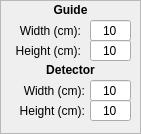
   <widget class="QFrame" name="guide_detector_frame">
    <property name="geometry">
     <rect>
      <x>760</x>
      <y>470</y>
      <width>141</width>
      <height>134</height>
     </rect>
    </property>
    <property name="sizePolicy">
     <sizepolicy hsizetype="Expanding" vsizetype="Expanding">
      <horstretch>0</horstretch>
      <verstretch>0</verstretch>
     </sizepolicy>
    </property>
    <property name="minimumSize">
     <size>
      <width>141</width>
      <height>134</height>
     </size>
    </property>
    <property name="frameShape">
     <enum>QFrame::StyledPanel</enum>
    </property>
    <property name="frameShadow">
     <enum>QFrame::Raised</enum>
    </property>
    <widget class="QLabel" name="guide_label">
     <property name="geometry">
      <rect>
       <x>0</x>
       <y>0</y>
       <width>141</width>
       <height>21</height>
      </rect>
     </property>
     <property name="minimumSize">
      <size>
       <width>141</width>
       <height>21</height>
      </size>
     </property>
     <property name="text">
      <string>&lt;html&gt;&lt;head/&gt;&lt;body&gt;&lt;p align=&quot;center&quot;&gt;&lt;span style=&quot; font-weight:600;&quot;&gt;Guide&lt;/span&gt;&lt;/p&gt;&lt;/body&gt;&lt;/html&gt;</string>
     </property>
     <property name="alignment">
      <set>Qt::AlignLeading|Qt::AlignLeft|Qt::AlignVCenter</set>
     </property>
    </widget>
    <widget class="QLabel" name="detector_label">
     <property name="geometry">
      <rect>
       <x>0</x>
       <y>60</y>
       <width>141</width>
       <height>21</height>
      </rect>
     </property>
     <property name="minimumSize">
      <size>
       <width>141</width>
       <height>21</height>
      </size>
     </property>
     <property name="text">
      <string>&lt;html&gt;&lt;head/&gt;&lt;body&gt;&lt;p&gt;&lt;span style=&quot; font-weight:600;&quot;&gt;Detector&lt;/span&gt;&lt;/p&gt;&lt;/body&gt;&lt;/html&gt;</string>
     </property>
     <property name="alignment">
      <set>Qt::AlignCenter</set>
     </property>
    </widget>
    <widget class="QLabel" name="guide_width_label">
     <property name="geometry">
      <rect>
       <x>0</x>
       <y>20</y>
       <width>81</width>
       <height>21</height>
      </rect>
     </property>
     <property name="sizePolicy">
      <sizepolicy hsizetype="Fixed" vsizetype="Fixed">
       <horstretch>0</horstretch>
       <verstretch>0</verstretch>
      </sizepolicy>
     </property>
     <property name="minimumSize">
      <size>
       <width>81</width>
       <height>21</height>
      </size>
     </property>
     <property name="text">
      <string>Width (cm):</string>
     </property>
     <property name="alignment">
      <set>Qt::AlignRight|Qt::AlignTrailing|Qt::AlignVCenter</set>
     </property>
    </widget>
    <widget class="QLabel" name="guide_height_label">
     <property name="geometry">
      <rect>
       <x>0</x>
       <y>40</y>
       <width>81</width>
       <height>21</height>
      </rect>
     </property>
     <property name="sizePolicy">
      <sizepolicy hsizetype="Fixed" vsizetype="Fixed">
       <horstretch>0</horstretch>
       <verstretch>0</verstretch>
      </sizepolicy>
     </property>
     <property name="minimumSize">
      <size>
       <width>81</width>
       <height>21</height>
      </size>
     </property>
     <property name="text">
      <string>Height (cm):</string>
     </property>
     <property name="alignment">
      <set>Qt::AlignRight|Qt::AlignTrailing|Qt::AlignVCenter</set>
     </property>
    </widget>
    <widget class="QLineEdit" name="guide_width_input">
     <property name="geometry">
      <rect>
       <x>90</x>
       <y>20</y>
       <width>41</width>
       <height>21</height>
      </rect>
     </property>
     <property name="sizePolicy">
      <sizepolicy hsizetype="Fixed" vsizetype="Fixed">
       <horstretch>0</horstretch>
       <verstretch>0</verstretch>
      </sizepolicy>
     </property>
     <property name="minimumSize">
      <size>
       <width>41</width>
       <height>21</height>
      </size>
     </property>
     <property name="maximumSize">
      <size>
       <width>41</width>
       <height>21</height>
      </size>
     </property>
     <property name="text">
      <string>10</string>
     </property>
     <property name="alignment">
      <set>Qt::AlignCenter</set>
     </property>
    </widget>
    <widget class="QLineEdit" name="guide_height_input">
     <property name="geometry">
      <rect>
       <x>90</x>
       <y>40</y>
       <width>41</width>
       <height>21</height>
      </rect>
     </property>
     <property name="sizePolicy">
      <sizepolicy hsizetype="Fixed" vsizetype="Fixed">
       <horstretch>0</horstretch>
       <verstretch>0</verstretch>
      </sizepolicy>
     </property>
     <property name="minimumSize">
      <size>
       <width>41</width>
       <height>21</height>
      </size>
     </property>
     <property name="maximumSize">
      <size>
       <width>41</width>
       <height>21</height>
      </size>
     </property>
     <property name="text">
      <string>10</string>
     </property>
     <property name="alignment">
      <set>Qt::AlignCenter</set>
     </property>
    </widget>
    <widget class="QLineEdit" name="detector_height_input">
     <property name="geometry">
      <rect>
       <x>90</x>
       <y>100</y>
       <width>41</width>
       <height>21</height>
      </rect>
     </property>
     <property name="sizePolicy">
      <sizepolicy hsizetype="Fixed" vsizetype="Fixed">
       <horstretch>0</horstretch>
       <verstretch>0</verstretch>
      </sizepolicy>
     </property>
     <property name="minimumSize">
      <size>
       <width>41</width>
       <height>21</height>
      </size>
     </property>
     <property name="maximumSize">
      <size>
       <width>41</width>
       <height>21</height>
      </size>
     </property>
     <property name="text">
      <string>10</string>
     </property>
     <property name="alignment">
      <set>Qt::AlignCenter</set>
     </property>
    </widget>
    <widget class="QLineEdit" name="detector_width_input">
     <property name="geometry">
      <rect>
       <x>90</x>
       <y>80</y>
       <width>41</width>
       <height>21</height>
      </rect>
     </property>
     <property name="sizePolicy">
      <sizepolicy hsizetype="Fixed" vsizetype="Fixed">
       <horstretch>0</horstretch>
       <verstretch>0</verstretch>
      </sizepolicy>
     </property>
     <property name="minimumSize">
      <size>
       <width>41</width>
       <height>21</height>
      </size>
     </property>
     <property name="maximumSize">
      <size>
       <width>41</width>
       <height>21</height>
      </size>
     </property>
     <property name="text">
      <string>10</string>
     </property>
     <property name="alignment">
      <set>Qt::AlignCenter</set>
     </property>
    </widget>
    <widget class="QLabel" name="detector_height_label">
     <property name="geometry">
      <rect>
       <x>4</x>
       <y>100</y>
       <width>81</width>
       <height>21</height>
      </rect>
     </property>
     <property name="sizePolicy">
      <sizepolicy hsizetype="Fixed" vsizetype="Fixed">
       <horstretch>0</horstretch>
       <verstretch>0</verstretch>
      </sizepolicy>
     </property>
     <property name="minimumSize">
      <size>
       <width>81</width>
       <height>21</height>
      </size>
     </property>
     <property name="text">
      <string>Height (cm):</string>
     </property>
     <property name="alignment">
      <set>Qt::AlignRight|Qt::AlignTrailing|Qt::AlignVCenter</set>
     </property>
    </widget>
    <widget class="QLabel" name="detector_width_label">
     <property name="geometry">
      <rect>
       <x>14</x>
       <y>80</y>
       <width>71</width>
       <height>21</height>
      </rect>
     </property>
     <property name="sizePolicy">
      <sizepolicy hsizetype="Fixed" vsizetype="Fixed">
       <horstretch>0</horstretch>
       <verstretch>0</verstretch>
      </sizepolicy>
     </property>
     <property name="minimumSize">
      <size>
       <width>71</width>
       <height>21</height>
      </size>
     </property>
     <property name="text">
      <string>Width (cm):</string>
     </property>
     <property name="alignment">
      <set>Qt::AlignRight|Qt::AlignTrailing|Qt::AlignVCenter</set>
     </property>
    </widget>
   </widget>
